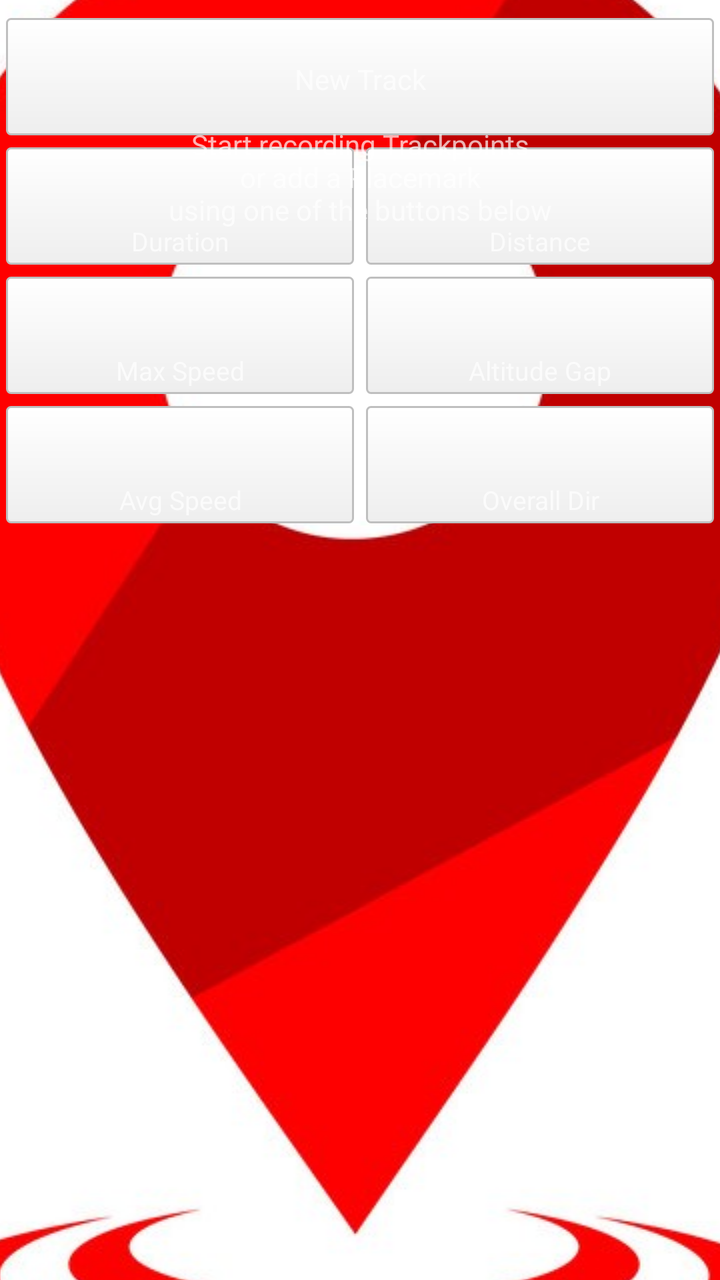
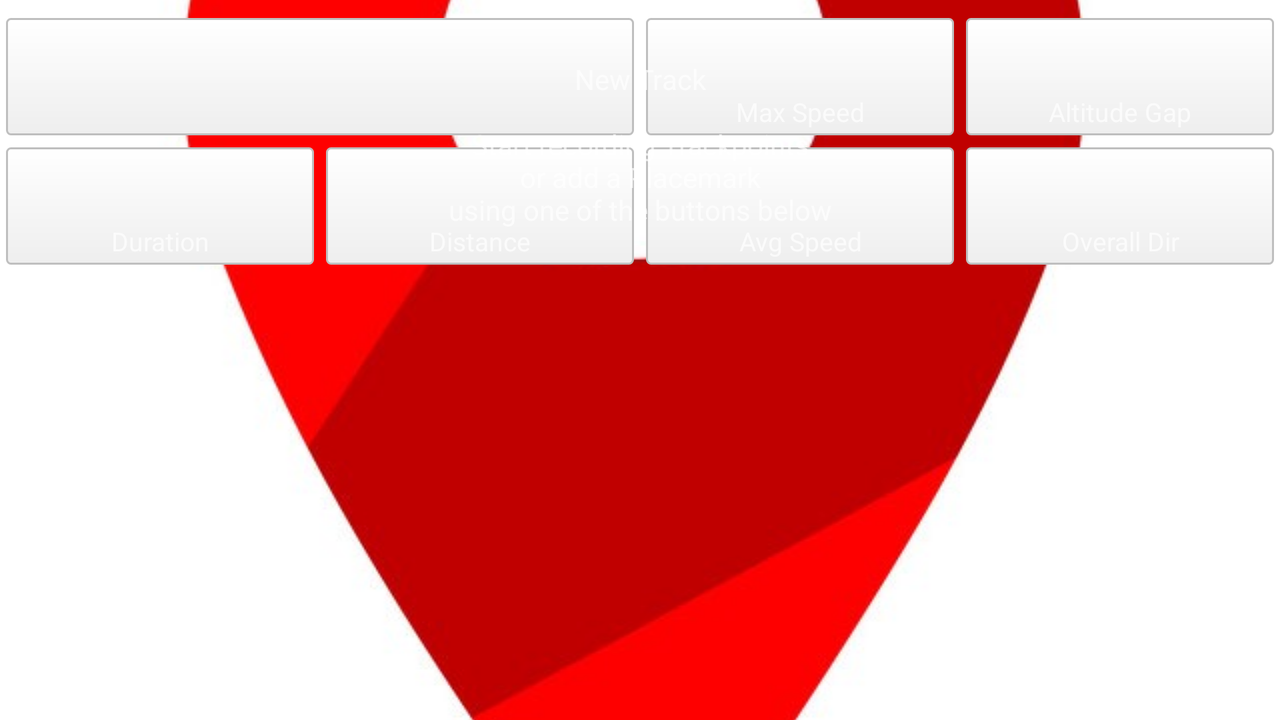

Compare how this app lays out the same screen by default and in its alternative resource folder. The renders come first, then the two layout files and the values they reference.
<!-- AndroidManifest.xml: application theme LaunchScreenTheme -->
<!-- res/layout/fragment_track.xml -->
<?xml version="1.0" encoding="utf-8"?>
<FrameLayout xmlns:android="http://schemas.android.com/apk/res/android"
    xmlns:tools="http://schemas.android.com/tools"
    android:id="@+id/id_fragmenttrackFrameLayout"
    tools:context=".FragmentTrack"
    android:layout_width="match_parent"
    android:layout_height="match_parent">

<LinearLayout
    android:id="@+id/id_fragmenttrack"
    android:paddingTop="6dp"
    android:layout_width="match_parent"
    android:layout_height="match_parent"
    android:layout_gravity="top|center"
    android:orientation="vertical"
    android:baselineAligned="false">

    <TableLayout
        android:layout_width="fill_parent"
        android:layout_height="wrap_content"
        android:id="@+id/id_tableLayout_TrackName"
        android:paddingTop="3dp"
        android:paddingBottom="3dp"
        android:layout_margin="3dp"
        android:background="@drawable/rounded_corner">

        <TextView
            android:layout_width="fill_parent"
            android:layout_height="wrap_content"
            android:textAppearance="@style/TextAppearanceLargeNumbers"
            android:id="@+id/id_textView_TrackName"
            android:freezesText="true"
            android:textColor="@color/colorPrimaryLight"
            android:textStyle="bold"
            android:gravity="center_horizontal" />

        <TextView
            android:textAppearance="?android:attr/textAppearanceSmall"
            android:id="@+id/id_textView_TrackIDLabel"
            android:layout_width="fill_parent"
            android:layout_height="wrap_content"
            android:textSize="13sp"
            android:gravity="center_horizontal" />
    </TableLayout>

    <LinearLayout
        android:orientation="horizontal"
        android:layout_width="fill_parent"
        android:layout_height="wrap_content"
        android:weightSum="2"
        android:baselineAligned="false" >

        <TableLayout
            android:layout_width="0dp"
            android:layout_height="wrap_content"
            android:id="@+id/id_tableLayout_Duration"
            android:paddingTop="3dp"
            android:paddingBottom="3dp"
            android:background="@drawable/rounded_corner"
            android:layout_margin="3dp"
            android:layout_weight="1"
            android:baselineAligned="false">

            <TextView
                android:layout_width="fill_parent"
                android:layout_height="wrap_content"
                android:textAppearance="@style/TextAppearanceLargeNumbers"
                android:id="@+id/id_textView_Duration"
                android:freezesText="true"
                android:textStyle="bold"
                android:gravity="center_horizontal" />

            <TextView
                android:layout_width="fill_parent"
                android:layout_height="wrap_content"
                android:textAppearance="?android:attr/textAppearanceSmall"
                android:text="@string/duration"
                android:id="@+id/id_textView_DurationLabel"
                android:textSize="13sp"
                android:gravity="center_horizontal" />
        </TableLayout>

        <TableLayout
                android:layout_width="0dp"
                android:layout_height="wrap_content"
                android:id="@+id/id_tableLayout_Distance"
                android:paddingTop="3dp"
                android:paddingBottom="3dp"
                android:layout_margin="3dp"
                android:background="@drawable/rounded_corner"
            android:layout_weight="1">

                <TableRow
                    android:layout_width="fill_parent"
                    android:layout_height="wrap_content"
                    android:layout_gravity="center_horizontal"
                    android:gravity="center_horizontal" >

                    <TextView
                        android:layout_width="wrap_content"
                        android:layout_height="wrap_content"
                        android:textAppearance="@style/TextAppearanceLargeNumbers"
                        android:id="@+id/id_textView_Distance"
                        android:freezesText="true"
                        android:textStyle="bold"
                        android:gravity="center_horizontal" />

                    <TextView
                        android:layout_width="wrap_content"
                        android:layout_height="wrap_content"
                        android:textAppearance="@style/TextAppearanceLargeUM"
                        android:id="@+id/id_textView_DistanceUM"
                        android:layout_weight="0"
                        android:layout_marginLeft="7dp"
                        android:layout_marginStart="7dp" />
                </TableRow>

                <TextView
                    android:textAppearance="?android:attr/textAppearanceSmall"
                    android:text="@string/distance"
                    android:id="@+id/id_textView_DistanceLabel"
                    android:layout_width="fill_parent"
                    android:layout_height="wrap_content"
                    android:textSize="13sp"
                    android:gravity="center_horizontal" />
            </TableLayout>

    </LinearLayout>

    <LinearLayout
        android:orientation="horizontal"
        android:layout_width="fill_parent"
        android:layout_height="wrap_content"
        android:weightSum="2"
        android:baselineAligned="false">

        <TableLayout
            android:layout_width="0dp"
            android:layout_height="wrap_content"
            android:id="@+id/id_tableLayout_SpeedMax"
            android:layout_margin="3dp"
            android:background="@drawable/rounded_corner"
            android:paddingTop="3dp"
            android:paddingBottom="3dp"
            android:layout_weight="1" >

            <TableRow
                android:layout_width="fill_parent"
                android:layout_height="wrap_content"
                android:layout_gravity="center_horizontal"
                android:gravity="center_horizontal" >

                <TextView
                    android:layout_width="wrap_content"
                    android:layout_height="wrap_content"
                    android:textAppearance="@style/TextAppearanceLargeNumbers"
                    android:id="@+id/id_textView_SpeedMax"
                    android:freezesText="true"
                    android:textStyle="bold"
                    android:gravity="center_horizontal" />

                <TextView
                    android:layout_width="wrap_content"
                    android:layout_height="wrap_content"
                    android:textAppearance="@style/TextAppearanceLargeUM"
                    android:id="@+id/id_textView_SpeedMaxUM"
                    android:layout_weight="0"
                    android:layout_marginLeft="7dp"
                    android:layout_marginStart="7dp" />
            </TableRow>

            <TextView
                android:textAppearance="?android:attr/textAppearanceSmall"
                android:text="@string/max_speed"
                android:id="@+id/id_textView_SpeedMaxLabel"
                android:layout_width="fill_parent"
                android:layout_height="wrap_content"
                android:textSize="13sp"
                android:gravity="center_horizontal" />
        </TableLayout>

        <TableLayout
            android:layout_width="0dp"
            android:layout_height="wrap_content"
            android:id="@+id/id_tableLayout_AltitudeGap"
            android:layout_margin="3dp"
            android:background="@drawable/rounded_corner"
            android:paddingTop="3dp"
            android:paddingBottom="3dp"
            android:layout_weight="1">

            <TableRow
                android:layout_width="fill_parent"
                android:layout_height="wrap_content"
                android:layout_gravity="center_horizontal"
                android:gravity="center_horizontal" >

                <TextView
                    android:layout_width="wrap_content"
                    android:layout_height="wrap_content"
                    android:textAppearance="@style/TextAppearanceLargeNumbers"
                    android:id="@+id/id_textView_AltitudeGap"
                    android:freezesText="true"
                    android:textStyle="bold"
                    android:gravity="center_horizontal" />

                <TextView
                    android:layout_width="wrap_content"
                    android:layout_height="wrap_content"
                    android:textAppearance="@style/TextAppearanceLargeUM"
                    android:id="@+id/id_textView_AltitudeGapUM"
                    android:layout_weight="0"
                    android:layout_marginLeft="7dp"
                    android:layout_marginStart="7dp" />
            </TableRow>

            <TextView
                android:textAppearance="?android:attr/textAppearanceSmall"
                android:text="@string/altitude_gap"
                android:id="@+id/id_textView_AltitudeGapLabel"
                android:layout_width="fill_parent"
                android:layout_height="wrap_content"
                android:textSize="13sp"
                android:gravity="center_horizontal" />
        </TableLayout>

    </LinearLayout>

    <LinearLayout
        android:orientation="horizontal"
        android:layout_width="fill_parent"
        android:layout_height="wrap_content"
        android:weightSum="2"
        android:baselineAligned="false" >

        <TableLayout
            android:layout_width="0dp"
            android:layout_height="wrap_content"
            android:id="@+id/id_tableLayout_SpeedAvg"
            android:paddingTop="3dp"
            android:paddingBottom="3dp"
            android:layout_margin="3dp"
            android:background="@drawable/rounded_corner"
            android:layout_weight="1" >

            <TableRow
                android:layout_width="fill_parent"
                android:layout_height="wrap_content"
                android:layout_gravity="center_horizontal"
                android:gravity="center_horizontal" >

                <TextView
                    android:layout_width="wrap_content"
                    android:layout_height="wrap_content"
                    android:textAppearance="@style/TextAppearanceLargeNumbers"
                    android:id="@+id/id_textView_SpeedAvg"
                    android:freezesText="true"
                    android:textStyle="bold"
                    android:gravity="center_horizontal" />

                <TextView
                    android:layout_width="wrap_content"
                    android:layout_height="wrap_content"
                    android:textAppearance="@style/TextAppearanceLargeUM"
                    android:id="@+id/id_textView_SpeedAvgUM"
                    android:layout_weight="0"
                    android:layout_marginLeft="7dp"
                    android:layout_marginStart="7dp" />
            </TableRow>

            <TextView
                android:layout_width="fill_parent"
                android:layout_height="wrap_content"
                android:textAppearance="?android:attr/textAppearanceSmall"
                android:text="@string/average_speed"
                android:id="@+id/id_textView_SpeedAvgLabel"
                android:textSize="13sp"
                android:gravity="center_horizontal" />
        </TableLayout>

        <TableLayout
            android:layout_width="0dp"
            android:layout_height="wrap_content"
            android:id="@+id/id_tableLayout_OverallDirection"
            android:layout_margin="3dp"
            android:background="@drawable/rounded_corner"
            android:paddingTop="3dp"
            android:paddingBottom="3dp"
            android:layout_weight="1" >

            <TableRow
                android:layout_width="fill_parent"
                android:layout_height="wrap_content"
                android:layout_gravity="center_horizontal"
                android:gravity="center_horizontal" >

                <TextView
                    android:layout_width="wrap_content"
                    android:layout_height="wrap_content"
                    android:textAppearance="@style/TextAppearanceLargeNumbers"
                    android:id="@+id/id_textView_OverallDirection"
                    android:freezesText="true"
                    android:textStyle="bold"
                    android:gravity="center_horizontal" />

                <TextView
                    android:layout_width="wrap_content"
                    android:layout_height="wrap_content"
                    android:textAppearance="@style/TextAppearanceLargeUM"
                    android:id="@+id/id_textView_OverallDirectionUM"
                    android:layout_weight="0"
                    android:layout_marginLeft="7dp"
                    android:layout_marginStart="7dp" />
            </TableRow>

            <TextView
                android:textAppearance="?android:attr/textAppearanceSmall"
                android:text="@string/overall_direction"
                android:id="@+id/id_textView_OverallDirectionLabel"
                android:layout_width="fill_parent"
                android:layout_height="wrap_content"
                android:textSize="13sp"
                android:gravity="center_horizontal" />
        </TableLayout>
    </LinearLayout>

</LinearLayout>

    <TextView
        android:layout_width="fill_parent"
        android:layout_height="fill_parent"
        android:textAppearance="?android:attr/textAppearanceSmall"
        android:id="@+id/id_textView_TrackStatus"
        android:paddingTop="30dp"
        android:text="@string/track_empty"
        android:gravity="center_horizontal" />

</FrameLayout>
<!-- resources referenced by this layout -->
<resources>
  <color name="colorPrimaryLight">#B51111</color>
  <!-- drawable rounded_corner (drawable) -->
  <?xml version="1.0" encoding="UTF-8"?>
  <shape xmlns:android="http://schemas.android.com/apk/res/android"
      android:shape="rectangle">
      <gradient android:startColor="@color/colorRoundedCornerBottom_Light"
          android:endColor="@color/colorRoundedCornerTop_Light"
          android:angle="90"/>
      <corners android:bottomRightRadius="2dp" android:bottomLeftRadius="2dp"
          android:topLeftRadius="2dp" android:topRightRadius="2dp" />
      <stroke android:width="1dp" android:color="@color/colorRoundedCornerBorder_Light"/>
  </shape>
  <string name="altitude_gap">Altitude Gap</string>
  <string name="average_speed">Avg Speed</string>
  <string name="distance">Distance</string>
  <string name="duration">Duration</string>
  <string name="max_speed">Max Speed</string>
  <string name="overall_direction">Overall Dir</string>
  <string name="track_empty">New Track\n\nStart recording Trackpoints\nor add a Placemark\nusing one of the buttons below</string>
  <style name="TextAppearanceLargeNumbers" parent="@android:style/TextAppearance.Large">
          <item name="android:textColor">@color/textColorPrimary</item>
          <item name="android:textSize">@dimen/TextAppearanceLargeNumbersSize</item>
          <item name="android:textStyle">bold</item>
      </style>
  <style name="TextAppearanceLargeUM" parent="@android:style/TextAppearance.Small">
          <item name="android:textColor">@color/textColorPrimary</item>
          <item name="android:textSize">@dimen/TextAppearanceTextUMSize</item>
      </style>
  <style name="LaunchScreenTheme" parent="Theme.AppCompat">
          <item name="android:windowBackground">@drawable/launch_screen</item>
          <item name="colorPrimary">@android:color/black</item>
          <item name="colorPrimaryDark">@android:color/black</item>
      </style>
  <color name="colorRoundedCornerBottom_Light">#eeeeee</color>
  <color name="colorRoundedCornerTop_Light">#ffffff</color>
  <color name="colorRoundedCornerBorder_Light">#bfbfbf</color>
  <color name="textColorPrimary">#111111</color>
  <dimen name="TextAppearanceLargeNumbersSize">26sp</dimen>
  <dimen name="TextAppearanceTextUMSize">14sp</dimen>
  <!-- drawable launch_screen (drawable) -->
  <?xml version="1.0" encoding="UTF-8"?>
  <layer-list xmlns:android="http://schemas.android.com/apk/res/android" android:opacity="opaque">
    
    <item android:drawable="@android:color/black"/>
    
    <item>
      <bitmap
        android:src="@drawable/gps_tracker"
        android:gravity="center"/>
    </item>
  </layer-list>
  <!-- drawable gps_tracker: jpg bitmap (drawable, 73758 bytes) -->
</resources>
<!-- res/layout-land/fragment_track.xml (the author's variant of the layout above) -->
<!-- drawn on the phone turned sideways -->
<?xml version="1.0" encoding="utf-8"?>
<FrameLayout xmlns:android="http://schemas.android.com/apk/res/android"
    xmlns:tools="http://schemas.android.com/tools"
    android:id="@+id/id_fragmenttrackFrameLayout"
    tools:context=".FragmentTrack"
    android:layout_width="match_parent"
    android:layout_height="match_parent">

    <LinearLayout
        android:orientation="vertical"
        android:layout_width="match_parent"
        android:layout_height="match_parent"
        android:paddingTop="6dp"
        android:id="@+id/id_fragmenttrack">

        <LinearLayout
            android:orientation="horizontal"
            android:layout_width="match_parent"
            android:layout_height="wrap_content"
            android:baselineAligned="false"
            android:weightSum="4">

            <TableLayout
                android:layout_width="6dp"
                android:layout_height="wrap_content"
                android:id="@+id/id_tableLayout_TrackName"
                android:paddingTop="3dp"
                android:paddingBottom="3dp"
                android:layout_margin="3dp"
                android:background="@drawable/rounded_corner"
                android:layout_weight="2">

                <TextView
                    android:layout_width="0dp"
                    android:layout_height="wrap_content"
                    android:textAppearance="@style/TextAppearanceLargeNumbers"
                    android:id="@+id/id_textView_TrackName"
                    android:freezesText="true"
                    android:textColor="@color/colorPrimaryLight"
                    android:textStyle="bold"
                    android:gravity="center_horizontal" />

                <TextView
                    android:textAppearance="?android:attr/textAppearanceSmall"
                    android:id="@+id/id_textView_TrackIDLabel"
                    android:layout_width="0dp"
                    android:layout_height="wrap_content"
                    android:textSize="13sp"
                    android:gravity="center_horizontal" />
            </TableLayout>

            <TableLayout
                android:layout_width="0dp"
                android:layout_height="wrap_content"
                android:id="@+id/id_tableLayout_SpeedMax"
                android:layout_margin="3dp"
                android:background="@drawable/rounded_corner"
                android:paddingTop="3dp"
                android:paddingBottom="3dp"
                android:layout_weight="1">

                <TableRow
                    android:layout_width="fill_parent"
                    android:layout_height="wrap_content"
                    android:layout_gravity="center_horizontal"
                    android:gravity="center_horizontal" >

                    <TextView
                        android:layout_width="wrap_content"
                        android:layout_height="wrap_content"
                        android:textAppearance="@style/TextAppearanceLargeNumbers"
                        android:id="@+id/id_textView_SpeedMax"
                        android:freezesText="true"
                        android:textStyle="bold"
                        android:gravity="center_horizontal" />

                    <TextView
                        android:layout_width="wrap_content"
                        android:layout_height="wrap_content"
                        android:textAppearance="@style/TextAppearanceLargeUM"
                        android:id="@+id/id_textView_SpeedMaxUM"
                        android:layout_weight="0"
                        android:layout_marginLeft="7dp"
                        android:layout_marginStart="7dp" />
                </TableRow>

                <TextView
                    android:textAppearance="?android:attr/textAppearanceSmall"
                    android:text="@string/max_speed"
                    android:id="@+id/id_textView_SpeedMaxLabel"
                    android:layout_width="fill_parent"
                    android:layout_height="wrap_content"
                    android:textSize="13sp"
                    android:gravity="center_horizontal" />
            </TableLayout>

            <TableLayout
                android:layout_width="0dp"
                android:layout_height="wrap_content"
                android:id="@+id/id_tableLayout_AltitudeGap"
                android:layout_margin="3dp"
                android:background="@drawable/rounded_corner"
                android:paddingTop="3dp"
                android:paddingBottom="3dp"
                android:layout_weight="1">

                <TableRow
                    android:layout_width="fill_parent"
                    android:layout_height="wrap_content"
                    android:layout_gravity="center_horizontal"
                    android:gravity="center_horizontal" >

                    <TextView
                        android:layout_width="wrap_content"
                        android:layout_height="wrap_content"
                        android:textAppearance="@style/TextAppearanceLargeNumbers"
                        android:id="@+id/id_textView_AltitudeGap"
                        android:freezesText="true"
                        android:textStyle="bold"
                        android:gravity="center_horizontal" />

                    <TextView
                        android:layout_width="wrap_content"
                        android:layout_height="wrap_content"
                        android:textAppearance="@style/TextAppearanceLargeUM"
                        android:id="@+id/id_textView_AltitudeGapUM"
                        android:layout_weight="0"
                        android:layout_marginLeft="7dp"
                        android:layout_marginStart="7dp" />
                </TableRow>

                <TextView
                    android:textAppearance="?android:attr/textAppearanceSmall"
                    android:text="@string/altitude_gap"
                    android:id="@+id/id_textView_AltitudeGapLabel"
                    android:layout_width="fill_parent"
                    android:layout_height="wrap_content"
                    android:textSize="13sp"
                    android:gravity="center_horizontal" />
            </TableLayout>

        </LinearLayout>

        <LinearLayout
            android:orientation="horizontal"
            android:layout_width="match_parent"
            android:layout_height="wrap_content"
            android:weightSum="4"
            android:baselineAligned="false">

            <TableLayout
                android:layout_width="0dp"
                android:layout_height="wrap_content"
                android:id="@+id/id_tableLayout_Duration"
                android:paddingTop="3dp"
                android:paddingBottom="3dp"
                android:background="@drawable/rounded_corner"
                android:layout_margin="3dp"
                android:layout_weight="1"
                android:baselineAligned="false">

                <TextView
                    android:layout_width="fill_parent"
                    android:layout_height="wrap_content"
                    android:textAppearance="@style/TextAppearanceLargeNumbers"
                    android:id="@+id/id_textView_Duration"
                    android:freezesText="true"
                    android:textStyle="bold"
                    android:gravity="center_horizontal" />

                <TextView
                    android:layout_width="fill_parent"
                    android:layout_height="wrap_content"
                    android:textAppearance="?android:attr/textAppearanceSmall"
                    android:text="@string/duration"
                    android:id="@+id/id_textView_DurationLabel"
                    android:textSize="13sp"
                    android:gravity="center_horizontal" />
            </TableLayout>

            <TableLayout
                android:layout_width="0dp"
                android:layout_height="wrap_content"
                android:id="@+id/id_tableLayout_Distance"
                android:paddingTop="3dp"
                android:paddingBottom="3dp"
                android:layout_margin="3dp"
                android:background="@drawable/rounded_corner"
                android:layout_weight="1">

                <TableRow
                    android:layout_width="fill_parent"
                    android:layout_height="wrap_content"
                    android:layout_gravity="center_horizontal"
                    android:gravity="center_horizontal" >

                    <TextView
                        android:layout_width="wrap_content"
                        android:layout_height="wrap_content"
                        android:textAppearance="@style/TextAppearanceLargeNumbers"
                        android:id="@+id/id_textView_Distance"
                        android:freezesText="true"
                        android:textStyle="bold"
                        android:gravity="center_horizontal" />

                    <TextView
                        android:layout_width="wrap_content"
                        android:layout_height="wrap_content"
                        android:textAppearance="@style/TextAppearanceLargeUM"
                        android:id="@+id/id_textView_DistanceUM"
                        android:layout_weight="0"
                        android:layout_marginLeft="7dp"
                        android:layout_marginStart="7dp" />
                </TableRow>

                <TextView
                    android:textAppearance="?android:attr/textAppearanceSmall"
                    android:text="@string/distance"
                    android:id="@+id/id_textView_DistanceLabel"
                    android:layout_width="fill_parent"
                    android:layout_height="wrap_content"
                    android:textSize="13sp"
                    android:gravity="center_horizontal" />
            </TableLayout>

            <TableLayout
                android:layout_width="0dp"
                android:layout_height="wrap_content"
                android:id="@+id/id_tableLayout_SpeedAvg"
                android:paddingTop="3dp"
                android:paddingBottom="3dp"
                android:layout_margin="3dp"
                android:background="@drawable/rounded_corner"
                android:layout_weight="1" >

                <TableRow
                    android:layout_width="fill_parent"
                    android:layout_height="wrap_content"
                    android:layout_gravity="center_horizontal"
                    android:gravity="center_horizontal" >

                    <TextView
                        android:layout_width="wrap_content"
                        android:layout_height="wrap_content"
                        android:textAppearance="@style/TextAppearanceLargeNumbers"
                        android:id="@+id/id_textView_SpeedAvg"
                        android:freezesText="true"
                        android:textStyle="bold"
                        android:gravity="center_horizontal" />

                    <TextView
                        android:layout_width="wrap_content"
                        android:layout_height="wrap_content"
                        android:textAppearance="@style/TextAppearanceLargeUM"
                        android:id="@+id/id_textView_SpeedAvgUM"
                        android:layout_weight="0"
                        android:layout_marginLeft="7dp"
                        android:layout_marginStart="7dp" />
                </TableRow>

                <TextView
                    android:layout_width="fill_parent"
                    android:layout_height="wrap_content"
                    android:textAppearance="?android:attr/textAppearanceSmall"
                    android:text="@string/average_speed"
                    android:id="@+id/id_textView_SpeedAvgLabel"
                    android:textSize="13sp"
                    android:gravity="center_horizontal" />
            </TableLayout>

            <TableLayout
                android:layout_width="0dp"
                android:layout_height="wrap_content"
                android:id="@+id/id_tableLayout_OverallDirection"
                android:layout_margin="3dp"
                android:background="@drawable/rounded_corner"
                android:paddingTop="3dp"
                android:paddingBottom="3dp"
                android:layout_weight="1" >

                <TableRow
                    android:layout_width="fill_parent"
                    android:layout_height="wrap_content"
                    android:layout_gravity="center_horizontal"
                    android:gravity="center_horizontal" >

                    <TextView
                        android:layout_width="wrap_content"
                        android:layout_height="wrap_content"
                        android:textAppearance="@style/TextAppearanceLargeNumbers"
                        android:id="@+id/id_textView_OverallDirection"
                        android:freezesText="true"
                        android:textStyle="bold"
                        android:gravity="center_horizontal" />

                    <TextView
                        android:layout_width="wrap_content"
                        android:layout_height="wrap_content"
                        android:textAppearance="@style/TextAppearanceLargeUM"
                        android:id="@+id/id_textView_OverallDirectionUM"
                        android:layout_weight="0"
                        android:layout_marginLeft="7dp"
                        android:layout_marginStart="7dp" />
                </TableRow>

                <TextView
                    android:textAppearance="?android:attr/textAppearanceSmall"
                    android:text="@string/overall_direction"
                    android:id="@+id/id_textView_OverallDirectionLabel"
                    android:layout_width="fill_parent"
                    android:layout_height="wrap_content"
                    android:textSize="13sp"
                    android:gravity="center_horizontal" />
            </TableLayout>
        </LinearLayout>
    </LinearLayout>

    <TextView
        android:layout_width="fill_parent"
        android:layout_height="fill_parent"
        android:textAppearance="?android:attr/textAppearanceSmall"
        android:id="@+id/id_textView_TrackStatus"
        android:gravity="center_horizontal"
        android:paddingTop="30dp"
        android:text="@string/track_empty" />

</FrameLayout>
